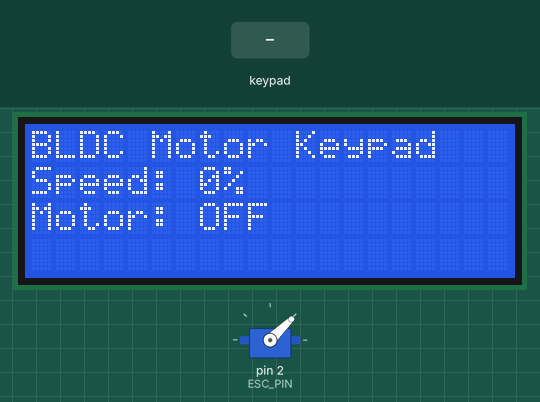
This sketch was run on a simulated Arduino Uno, built with avr-gcc and run on an emulated ATmega328P. Parts: servo, 20×4 character LCD. Wiring (inferred from the names in the program): PCF8574 port expander at I2C address 0x20. Wiring (inferred from the signals the program sends): 4×4 keypad with keys 1 2 3 A 4 5 6 B 7 8 9 C * 0 # D: rows Q4, Q5, Q6, Q7; columns Q0, Q1, Q2, Q3. Inputs (shaded band) come from the test bench. EEPROM starts erased; what the sketch prints to the serial monitor is not drawn.

Above: at 3.2 s.
3.3 s: keypad keys 2 5 A pressed 0.4 s apart
At 5.6 s:
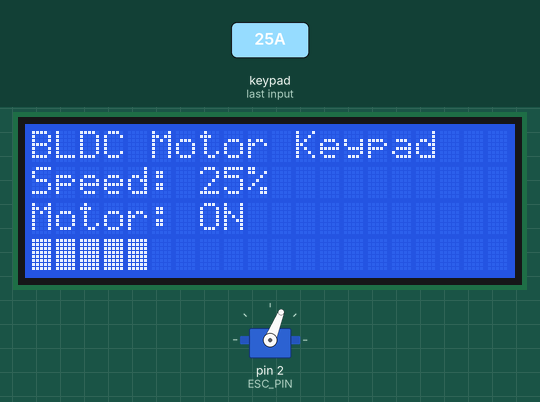
6.0 s: keypad keys 1 2 A pressed 0.4 s apart
At 8.3 s:
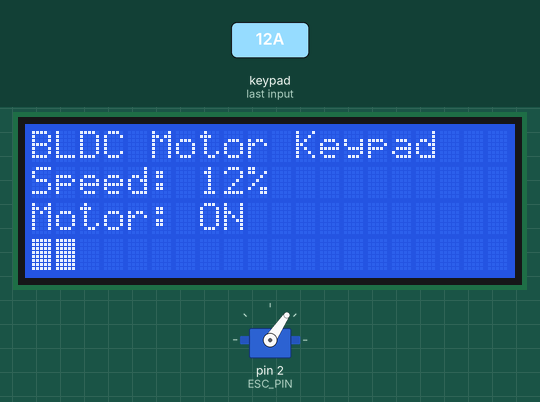
8.7 s: key '3' pressed
At 9.8 s:
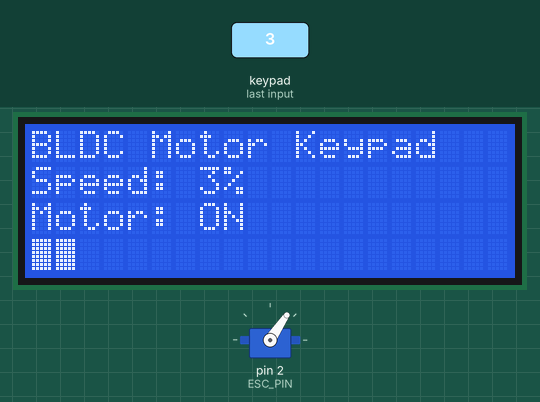
10.4 s: key 'A' pressed
At 11.1 s:
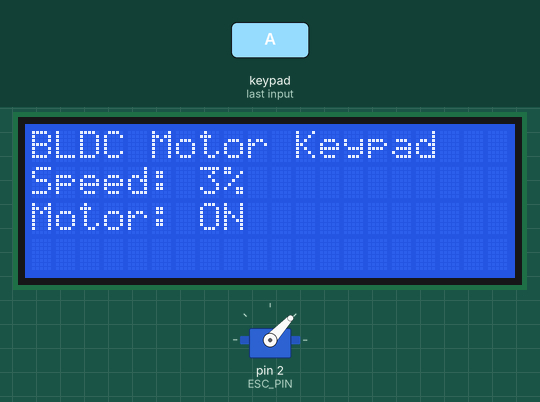
12.1 s: keypad keys 1 2 # pressed 0.4 s apart
At 14.0 s:
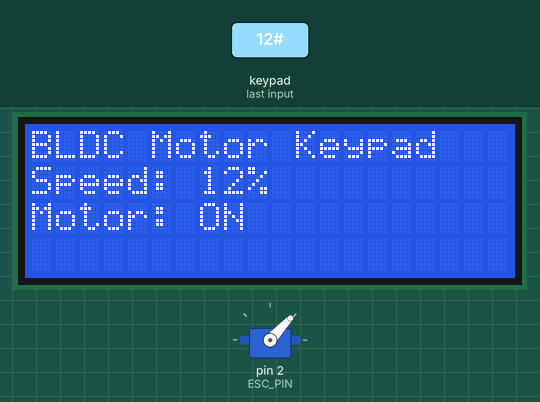
14.8 s: key '2' pressed
At 16.1 s:
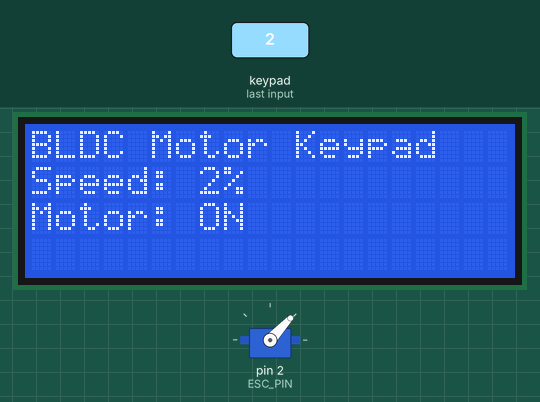
Timing chart, 0 to 17.5 s (numbered marks = the images above; inputs shaded):
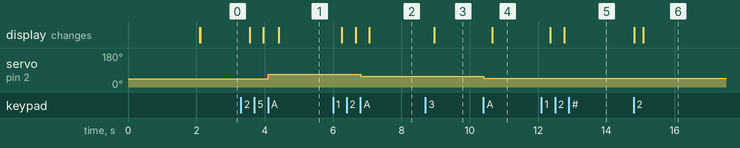

Measured:
- after the input at 3.3 s, servo on pin 2 (ESC_PIN): 44° → 68° after 0.81 s; the display: first changes after 0.27 s (image 1 shows a later state)
- after the input at 6.0 s, servo on pin 2 (ESC_PIN): 68° → 56° after 0.81 s; the display: first changes after 0.26 s (image 2 shows a later state)
- after the input at 8.7 s, the display: changes after 0.26 s (image 3)
- after the input at 10.4 s, servo on pin 2 (ESC_PIN): 56° → 47° at once; the display: changes after 0.26 s (image 4)
- after the input at 12.1 s, the display: first changes after 0.26 s (image 5 shows a later state)
- after the input at 14.8 s, the display: first changes at once (image 6 shows a later state)

The sketch:

BldcLCD_Keypad.ino
```cpp
#include <Wire.h>
#include <Servo.h>
#include <LiquidCrystal_I2C.h>
#include <EEPROM.h>

#define ESC_PIN 2
Servo esc;

#define PCF_ADDR 0x20

char keys[4][4] = {
  { '1', '2', '3', 'A' },
  { '4', '5', '6', 'B' },
  { '7', '8', '9', 'C' },
  { '*', '0', '#', 'D' }
};

String inputSpeed = "";
bool motorRunning = false;
int percentSpeed = 0;
int lastSpeed = 0;

LiquidCrystal_I2C lcd(0x27, 20, 4);

bool prevMotorState = false;
int prevDisplayedSpeed = -1;

void setup() {
  Serial.begin(9600);
  Wire.begin();
  esc.attach(ESC_PIN);
  esc.writeMicroseconds(1000);
  delay(2000);
  lcd.init();
  lcd.backlight();

  lastSpeed = EEPROM.read(0);
  if (lastSpeed > 100) lastSpeed = 0;
  percentSpeed = 0;
  motorRunning = false;

  lcd.setCursor(0, 0);
  lcd.print("BLDC Motor Keypad");
  lcd.setCursor(0, 1);
  lcd.print("Speed: ");
  lcd.setCursor(0, 2);
  lcd.print("Motor: OFF");
}

void loop() {
  handleKeypad();
  updateLCD();
}

void handleKeypad() {
  char key = scanKeypad();
  if (key != 0) {
    Serial.print("Key Pressed: ");
    Serial.println(key);

    if (key >= '0' && key <= '9') {
      inputSpeed += key;
      int temp = inputSpeed.toInt();
      if (temp > 100) {
        inputSpeed = "";
        Serial.println("Invalid input > 100%. Reset.");
        return;
      }
      Serial.print("Input: ");
      Serial.println(inputSpeed);
    }

    else if (key == 'A') {
      if (inputSpeed.length() > 0) {
        int val = inputSpeed.toInt();
        if (val >= 0 && val <= 100) {
          lastSpeed = val;
          percentSpeed = lastSpeed;
          EEPROM.write(0, percentSpeed);
          motorRunning = true;
          applyESC(percentSpeed);
        }
        inputSpeed = "";
      } else {
        motorRunning = true;
        percentSpeed = lastSpeed;
        applyESC(percentSpeed);
      }
    }

    else if (key == 'B') {
      motorRunning = false;
      esc.writeMicroseconds(1000);
      percentSpeed = 0;
      inputSpeed = "";
    }

    else if (key == 'C') {
      inputSpeed = "";
    }

    delay(250);
  }
}

void applyESC(int percent) {
  int pulse = map(percent, 0, 100, 1000, 2000);
  esc.writeMicroseconds(pulse);
  Serial.print("ESC Pulse: ");
  Serial.print(pulse);
  Serial.println(" µs");
}

void updateLCD() {
  int displaySpeed = (inputSpeed.length() > 0) ? inputSpeed.toInt() : percentSpeed;

  if (displaySpeed != prevDisplayedSpeed) {
    lcd.setCursor(7, 1);
    lcd.print("     ");
    lcd.setCursor(7, 1);
    lcd.print(String(displaySpeed) + "%");
    prevDisplayedSpeed = displaySpeed;
  }

  if (motorRunning != prevMotorState) {
    lcd.setCursor(7, 2);
    lcd.print("     ");
    lcd.setCursor(7, 2);
    lcd.print(motorRunning ? "ON " : "OFF");
    prevMotorState = motorRunning;
  }

  int barLen = map(motorRunning ? percentSpeed : 0, 0, 100, 0, 20);
  static int prevBarLen = -1;
  if (barLen != prevBarLen) {
    for (int i = 0; i < 20; i++) {
      lcd.setCursor(i, 3);
      if (i < barLen)
        lcd.write(255);
      else
        lcd.print(" ");
    }
    prevBarLen = barLen;
  }
}

char scanKeypad() {
  for (int row = 0; row < 4; row++) {
    byte out = 0xFF;
    out &= ~(1 << (row + 4));
    writePCF(out);
    delay(2);
    byte in = readPCF();
    for (int col = 0; col < 4; col++) {
      if ((in & (1 << col)) == 0) {
        return keys[row][col];
      }
    }
  }
  return 0;
}

void writePCF(byte val) {
  Wire.beginTransmission(PCF_ADDR);
  Wire.write(val);
  Wire.endTransmission();
}

byte readPCF() {
  Wire.requestFrom(PCF_ADDR, 1);
  if (Wire.available()) {
    return Wire.read();
  }
  return 0xFF;
}
```
